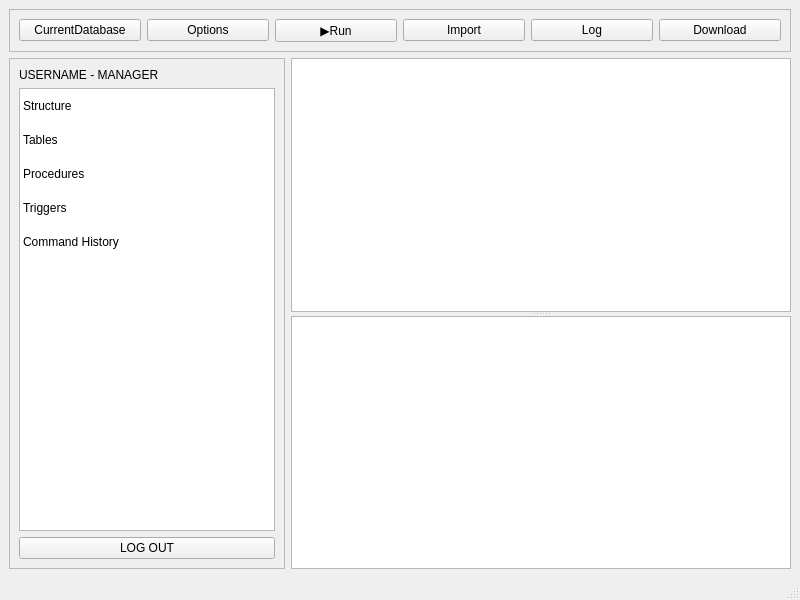
<?xml version="1.0" encoding="UTF-8"?>
<ui version="4.0">
 <class>EnvironmentWindow</class>
 <widget class="QMainWindow" name="EnvironmentWindow">
  <property name="geometry">
   <rect>
    <x>0</x>
    <y>0</y>
    <width>800</width>
    <height>600</height>
   </rect>
  </property>
  <property name="sizePolicy">
   <sizepolicy hsizetype="Expanding" vsizetype="Expanding">
    <horstretch>0</horstretch>
    <verstretch>0</verstretch>
   </sizepolicy>
  </property>
  <property name="windowTitle">
   <string>IDE</string>
  </property>
  <widget class="QWidget" name="centralwidget">
   <property name="sizePolicy">
    <sizepolicy hsizetype="Expanding" vsizetype="Expanding">
     <horstretch>0</horstretch>
     <verstretch>0</verstretch>
    </sizepolicy>
   </property>
   <layout class="QGridLayout" name="gridLayout">
    <item row="0" column="0" colspan="2">
     <widget class="QFrame" name="frame">
      <property name="sizePolicy">
       <sizepolicy hsizetype="Expanding" vsizetype="Maximum">
        <horstretch>0</horstretch>
        <verstretch>0</verstretch>
       </sizepolicy>
      </property>
      <property name="frameShape">
       <enum>QFrame::Shape::StyledPanel</enum>
      </property>
      <property name="frameShadow">
       <enum>QFrame::Shadow::Raised</enum>
      </property>
      <layout class="QHBoxLayout" name="horizontalLayout">
       <item>
        <widget class="QPushButton" name="currentDatabaseButton">
         <property name="text">
          <string>CurrentDatabase</string>
         </property>
        </widget>
       </item>
       <item>
        <widget class="QPushButton" name="optionsButton">
         <property name="text">
          <string>Options</string>
         </property>
        </widget>
       </item>
       <item>
        <widget class="QPushButton" name="runButton">
         <property name="text">
          <string>▶️Run</string>
         </property>
        </widget>
       </item>
       <item>
        <widget class="QPushButton" name="importButton">
         <property name="text">
          <string>Import</string>
         </property>
        </widget>
       </item>
       <item>
        <widget class="QPushButton" name="logButton">
         <property name="text">
          <string>Log</string>
         </property>
        </widget>
       </item>
       <item>
        <widget class="QPushButton" name="downloadButton">
         <property name="text">
          <string>Download</string>
         </property>
        </widget>
       </item>
      </layout>
     </widget>
    </item>
    <item row="1" column="0">
     <widget class="QFrame" name="LeftFrame">
      <property name="sizePolicy">
       <sizepolicy hsizetype="Maximum" vsizetype="Expanding">
        <horstretch>0</horstretch>
        <verstretch>0</verstretch>
       </sizepolicy>
      </property>
      <property name="frameShape">
       <enum>QFrame::Shape::StyledPanel</enum>
      </property>
      <property name="frameShadow">
       <enum>QFrame::Shadow::Raised</enum>
      </property>
      <layout class="QVBoxLayout" name="verticalLayout">
       <item>
        <widget class="QLabel" name="labelUsername">
         <property name="sizePolicy">
          <sizepolicy hsizetype="Preferred" vsizetype="Fixed">
           <horstretch>0</horstretch>
           <verstretch>0</verstretch>
          </sizepolicy>
         </property>
         <property name="text">
          <string>USERNAME - MANAGER</string>
         </property>
        </widget>
       </item>
       <item>
        <widget class="QListWidget" name="listWidget">
         <property name="styleSheet">
          <string notr="true">QListWidget::item {
    padding: 10px 5px;
    font-weight: bold;
    font-size: 12pt;
}
QListWidget::item:selected {
    background-color: #3498db;
    color: white;
}</string>
         </property>
         <item>
          <property name="text">
           <string>Structure</string>
          </property>
         </item>
         <item>
          <property name="text">
           <string>Tables</string>
          </property>
         </item>
         <item>
          <property name="text">
           <string>Procedures</string>
          </property>
         </item>
         <item>
          <property name="text">
           <string>Triggers</string>
          </property>
         </item>
         <item>
          <property name="text">
           <string>Command History</string>
          </property>
         </item>
        </widget>
       </item>
       <item>
        <widget class="QPushButton" name="logoutButton">
         <property name="text">
          <string>LOG OUT</string>
         </property>
        </widget>
       </item>
      </layout>
     </widget>
    </item>
    <item row="1" column="1">
     <widget class="QSplitter" name="splitter">
      <property name="sizePolicy">
       <sizepolicy hsizetype="Expanding" vsizetype="Expanding">
        <horstretch>0</horstretch>
        <verstretch>0</verstretch>
       </sizepolicy>
      </property>
      <property name="orientation">
       <enum>Qt::Orientation::Vertical</enum>
      </property>
      <widget class="QPlainTextEdit" name="EditorText">
       <property name="font">
        <font>
         <family>Courier New</family>
         <pointsize>12</pointsize>
        </font>
       </property>
      </widget>
      <widget class="QTextBrowser" name="FeedbackWindow">
       <property name="sizePolicy">
        <sizepolicy hsizetype="Expanding" vsizetype="Fixed">
         <horstretch>0</horstretch>
         <verstretch>0</verstretch>
        </sizepolicy>
       </property>
      </widget>
     </widget>
    </item>
   </layout>
  </widget>
  <widget class="QMenuBar" name="menubar">
   <property name="geometry">
    <rect>
     <x>0</x>
     <y>0</y>
     <width>800</width>
     <height>33</height>
    </rect>
   </property>
  </widget>
  <widget class="QStatusBar" name="statusbar"/>
 </widget>
 <resources/>
 <connections/>
</ui>
